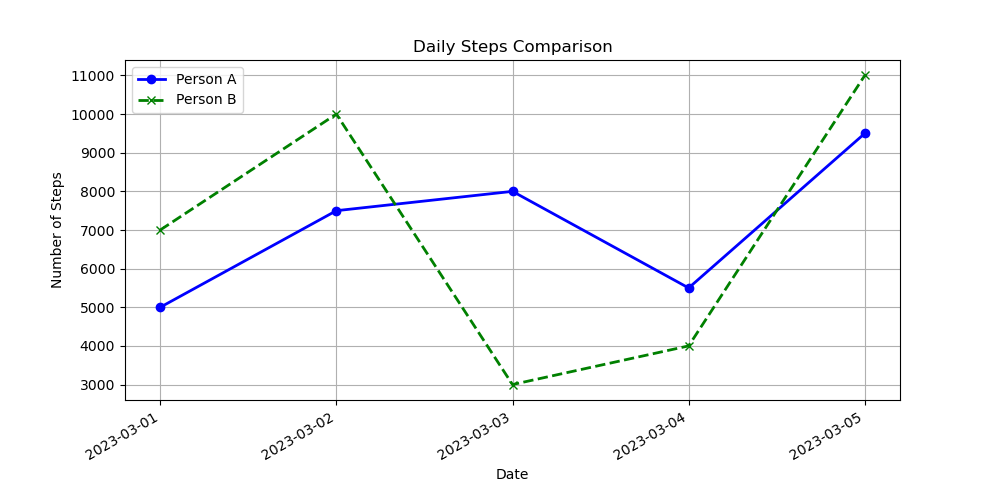

This figure's Python source:

import matplotlib.pyplot as plt
import matplotlib.dates as mdates
from datetime import datetime

# Given data
data = [
    {'Date': '2023-03-01', 'Person A Steps': 5000, 'Person B Steps': 7000},
    {'Date': '2023-03-02', 'Person A Steps': 7500, 'Person B Steps': 10000},
    {'Date': '2023-03-03', 'Person A Steps': 8000, 'Person B Steps': 3000},
    {'Date': '2023-03-04', 'Person A Steps': 5500, 'Person B Steps': 4000},
    {'Date': '2023-03-05', 'Person A Steps': 9500, 'Person B Steps': 11000}
]

# Parse the dates and steps
dates = [datetime.strptime(d['Date'], '%Y-%m-%d') for d in data]
person_a_steps = [d['Person A Steps'] for d in data]
person_b_steps = [d['Person B Steps'] for d in data]

# Create a line plot for each person's steps
plt.figure(figsize=(10, 5))

plt.plot(dates, person_a_steps, label='Person A', color='blue', linestyle='-', marker='o', linewidth=2)
plt.plot(dates, person_b_steps, label='Person B', color='green', linestyle='--', marker='x', linewidth=2)

# Decorate the plot
plt.title('Daily Steps Comparison')
plt.xlabel('Date')
plt.ylabel('Number of Steps')
plt.legend()
plt.grid(True)

# Format the date on the x-axis
plt.gca().xaxis.set_major_formatter(mdates.DateFormatter('%Y-%m-%d'))
plt.gca().xaxis.set_major_locator(mdates.DayLocator())

# Rotate and align the date labels
plt.gcf().autofmt_xdate()

# Show the plot
plt.show()
